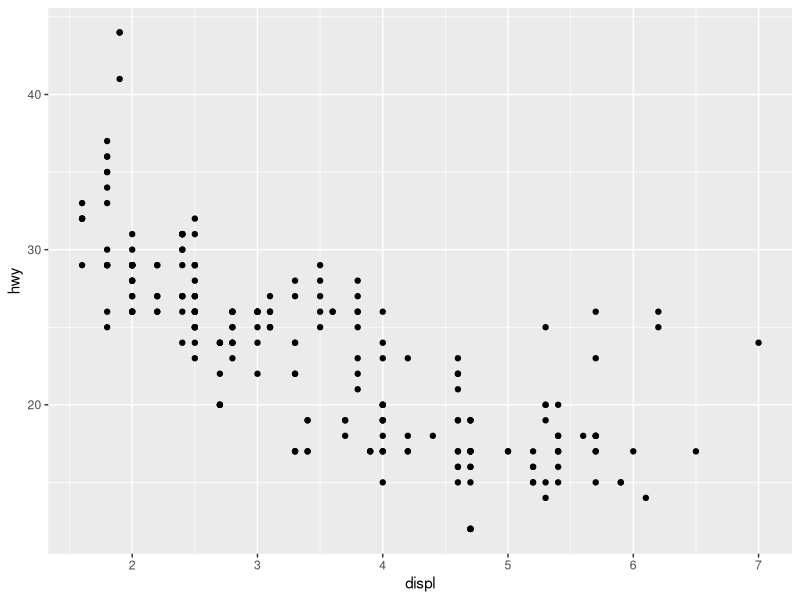
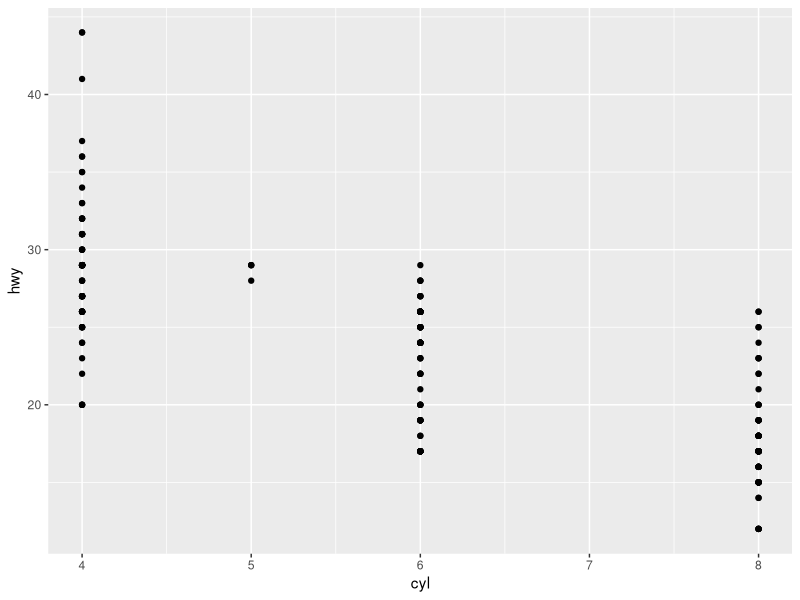
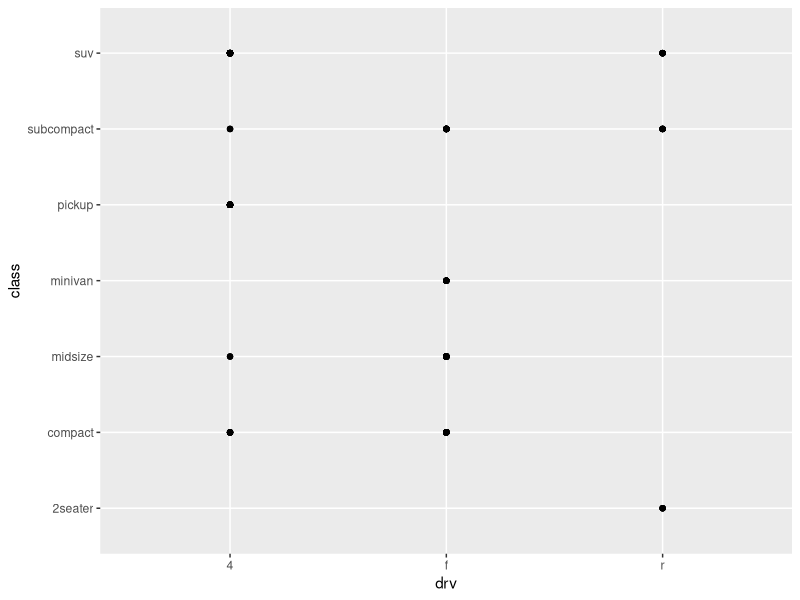
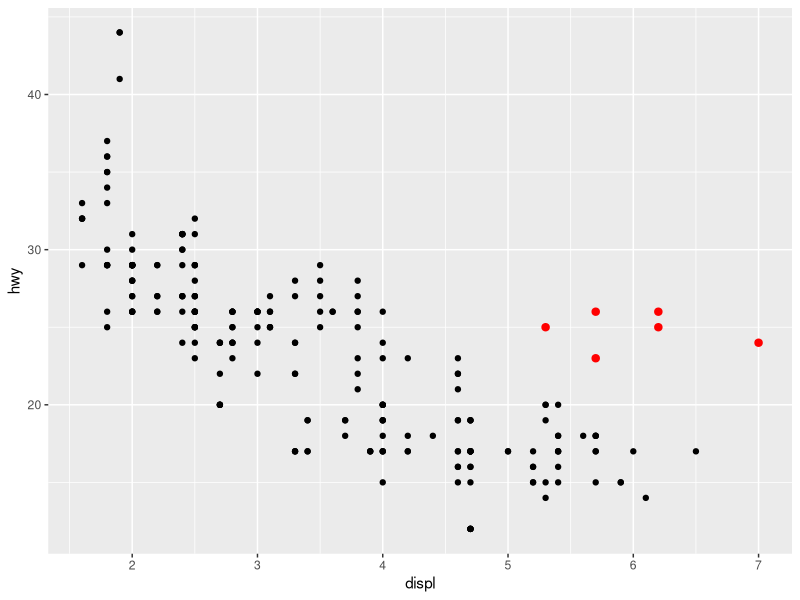
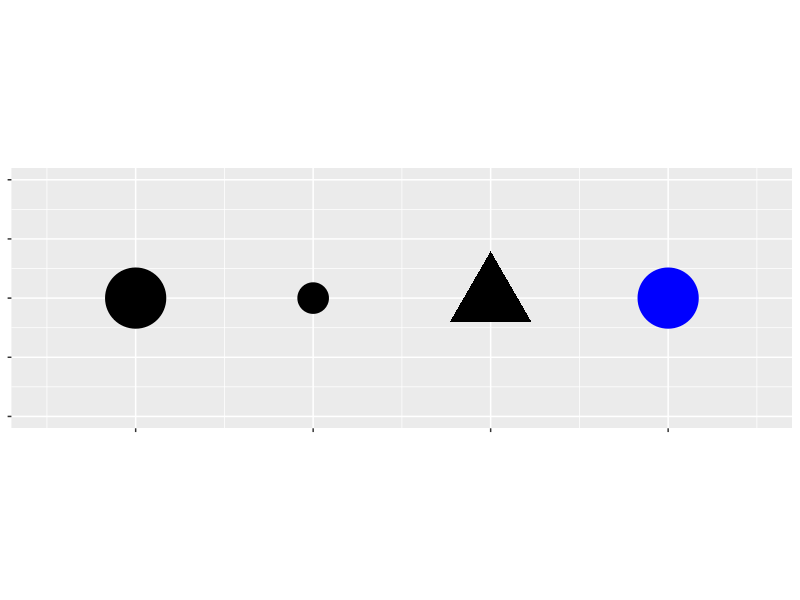
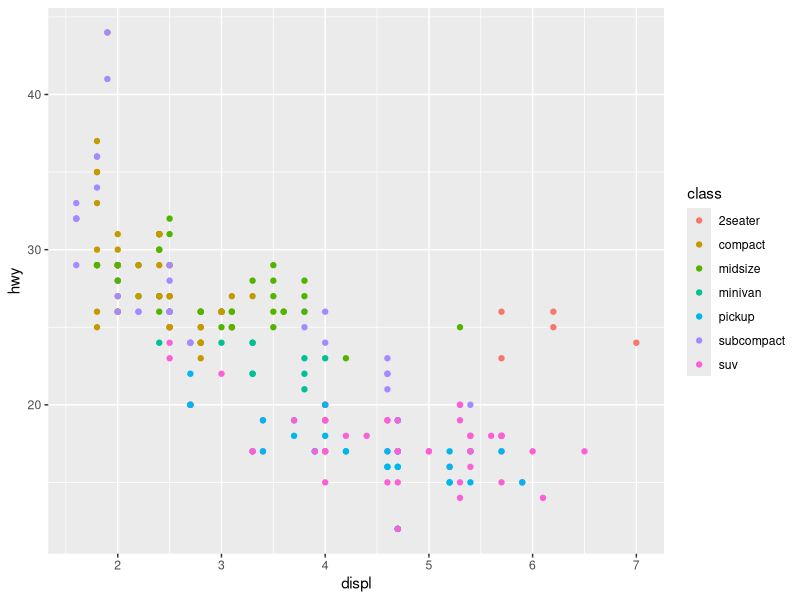
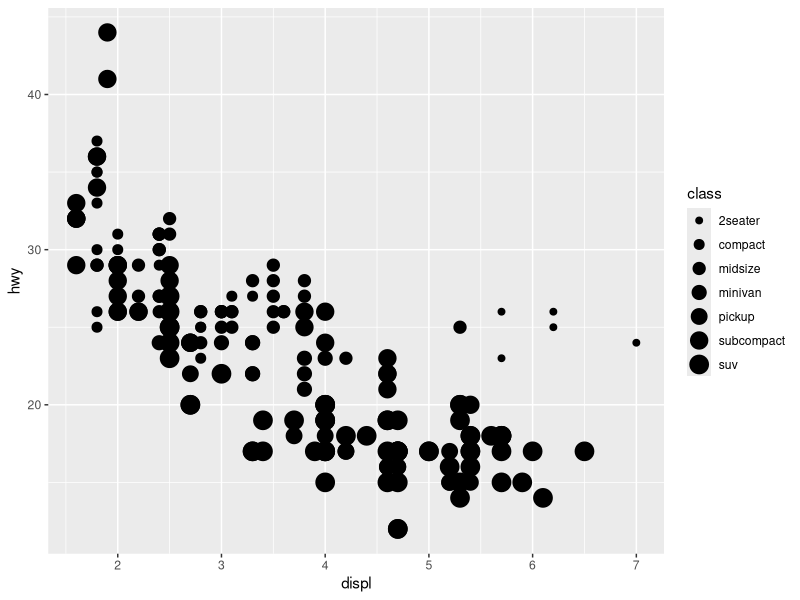
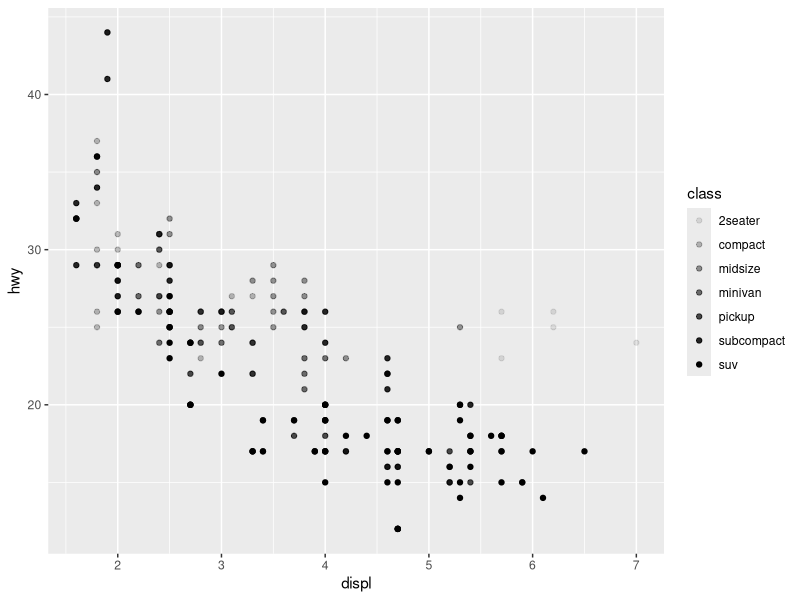

Recreate these plots in R, in order. (Note: this script raises an error after producing the figures.)
## ---- chunk 1
set.seed(1014)
options(digits = 3)

knitr::opts_chunk$set(comment = "#>",collapse = TRUE,cache = TRUE,out.width = "70%",fig.align = 'center',fig.width = 6,fig.asp = 0.618)

options(dplyr.print_min = 6, dplyr.print_max = 6)
## ---- chunk 2
library(tidyverse)
## ---- chunk 3
mpg
## ---- chunk 4
ggplot(data = mpg) + 
  geom_point(mapping = aes(x = displ, y = hwy))
## ---- chunk 5
dim(mpg)
## ---- chunk 6
?mpg
## ---- chunk 7
ggplot(mpg) +
  geom_point(aes(cyl, hwy))
## ---- chunk 8
ggplot(mpg) +
  geom_point(aes(drv, class)) # Informs of existence, nothing more.
## ---- chunk 9
ggplot(data = mpg, mapping = aes(x = displ, y = hwy)) +
  geom_point() + 
  geom_point(data = dplyr::filter(mpg, displ > 5, hwy > 20), colour = "red", size = 2.2)
## ---- chunk 10
ggplot() +
  geom_point(aes(1, 1), size = 20) +
  geom_point(aes(2, 1), size = 10) + 
  geom_point(aes(3, 1), size = 20, shape = 17) + 
  geom_point(aes(4, 1), size = 20, colour = "blue") + 
  scale_x_continuous(NULL, limits = c(0.5, 4.5), labels = NULL) + 
  scale_y_continuous(NULL, limits = c(0.9, 1.1), labels = NULL) + 
  theme(aspect.ratio = 1/3)
## ---- chunk 11
ggplot(data = mpg) + 
  geom_point(mapping = aes(x = displ, y = hwy, color = class))
## ---- chunk 12
ggplot(data = mpg) + 
  geom_point(mapping = aes(x = displ, y = hwy, size = class))
## ---- chunk 13
# Left
ggplot(data = mpg) + 
  geom_point(mapping = aes(x = displ, y = hwy, alpha = class))

# Right
ggplot(data = mpg) + 
  geom_point(mapping = aes(x = displ, y = hwy, shape = class))
## ---- chunk 14
ggplot(data = mpg) + 
  geom_point(mapping = aes(x = displ, y = hwy), color = "blue")
## ---- chunk 15
    ggplot(data = mpg) + 
      geom_point(mapping = aes(x = displ, y = hwy, color = "blue"))
## ---- chunk 16
ggplot(data = mpg) + 
  geom_point(mapping = aes(x = displ, y = hwy), color = "blue")
## ---- chunk 17
str(mpg) # all vars are categorical except cty and hwy
## ---- chunk 18
ggplot(mpg) +
  geom_point(aes(displ, cty, color = hwy))
## ---- chunk 19
ggplot(mpg) +
  geom_point(aes(displ, cty, size = hwy))
## ---- chunk 20
ggplot(data = mpg) + 
  geom_point(mapping = aes(x = displ, y = hwy)) + 
  facet_wrap(~ class, nrow = 2)
## ---- chunk 21
ggplot(data = mpg) + 
  geom_point(mapping = aes(x = displ, y = hwy)) + 
  facet_grid(drv ~ cyl)
## ---- chunk 22
    ggplot(data = mpg) + 
      geom_point(mapping = aes(x = drv, y = cyl))
## ---- chunk 23
    ggplot(data = mpg) + 
      geom_point(mapping = aes(x = displ, y = hwy)) +
      facet_grid(drv ~ .)
    
    ggplot(data = mpg) + 
      geom_point(mapping = aes(x = displ, y = hwy)) +
      facet_grid(. ~ cyl)
## ---- chunk 24
    ggplot(data = mpg) + 
      geom_point(mapping = aes(x = displ, y = hwy)) + 
      facet_wrap(~ class, nrow = 2)
## ---- chunk 25
ggplot(data = mpg) + 
  geom_point(mapping = aes(x = displ, y = hwy))

ggplot(data = mpg) + 
  geom_smooth(mapping = aes(x = displ, y = hwy))
## ---- chunk 26
# left
ggplot(data = mpg) + 
  geom_point(mapping = aes(x = displ, y = hwy))

# right
ggplot(data = mpg) + 
  geom_smooth(mapping = aes(x = displ, y = hwy))
## ---- chunk 27
ggplot(data = mpg) + 
  geom_smooth(mapping = aes(x = displ, y = hwy, linetype = drv))
## ---- chunk 28
ggplot(data = mpg, mapping = aes(x = displ, y = hwy, color = drv)) + 
  geom_point() +
  geom_smooth(mapping = aes(linetype = drv))
## ---- chunk 29
ggplot(data = mpg) +
  geom_smooth(mapping = aes(x = displ, y = hwy))
              
ggplot(data = mpg) +
  geom_smooth(mapping = aes(x = displ, y = hwy, group = drv))
    
ggplot(data = mpg) +
  geom_smooth(
    mapping = aes(x = displ, y = hwy, color = drv),
    show.legend = FALSE
  )
## ---- chunk 30
ggplot(data = mpg) + 
  geom_point(mapping = aes(x = displ, y = hwy)) +
  geom_smooth(mapping = aes(x = displ, y = hwy))
## ---- chunk 31
ggplot(data = mpg, mapping = aes(x = displ, y = hwy)) + 
  geom_point(mapping = aes(color = class)) + 
  geom_smooth()
## ---- chunk 32
ggplot(data = mpg, mapping = aes(x = displ, y = hwy)) + 
  geom_point(mapping = aes(color = class)) + 
  geom_smooth(data = filter(mpg, class == "subcompact"), se = FALSE)
## ---- chunk 33
    ggplot(data = mpg, mapping = aes(x = displ, y = hwy)) + 
      geom_point() + 
      geom_smooth(se = FALSE)
    ggplot(data = mpg, mapping = aes(x = displ, y = hwy)) + 
      geom_smooth(aes(group = drv), se = FALSE) +
      geom_point()
    ggplot(data = mpg, mapping = aes(x = displ, y = hwy, color = drv)) + 
      geom_point() + 
      geom_smooth(se = FALSE)
    ggplot(data = mpg, mapping = aes(x = displ, y = hwy)) + 
      geom_point(aes(color = drv)) + 
      geom_smooth(se = FALSE)
    ggplot(data = mpg, mapping = aes(x = displ, y = hwy)) + 
      geom_point(aes(color = drv)) +
      geom_smooth(aes(linetype = drv), se = FALSE)
    ggplot(data = mpg, mapping = aes(x = displ, y = hwy)) + 
      geom_point(size = 4, colour = "white") + 
      geom_point(aes(colour = drv))
## ---- chunk 34
ggplot(data = diamonds) + 
  geom_bar(mapping = aes(x = cut))
## ---- chunk 35
knitr::include_graphics("images/visualization-stat-bar.png")
## ---- chunk 36
ggplot(data = diamonds) + 
  stat_count(mapping = aes(x = cut))
## ---- chunk 37
    demo <- tribble(
      ~cut,         ~freq,
      "Fair",       1610,
      "Good",       4906,
      "Very Good",  12082,
      "Premium",    13791,
      "Ideal",      21551
    )
    
    ggplot(data = demo) +
      geom_bar(mapping = aes(x = cut, y = freq), stat = "identity")
## ---- chunk 38
    ggplot(data = diamonds) + 
      geom_bar(mapping = aes(x = cut, y = ..prop.., group = 1))
## ---- chunk 39
    ggplot(data = diamonds) + 
      stat_summary(
        mapping = aes(x = cut, y = depth),
        fun.ymin = min,
        fun.ymax = max,
        fun.y = median
      )
## ---- chunk 40
ggplot(data = diamonds) + 
  geom_bar(mapping = aes(x = cut, colour = cut))
ggplot(data = diamonds) + 
  geom_bar(mapping = aes(x = cut, fill = cut))
## ---- chunk 41
ggplot(data = diamonds) + 
  geom_bar(mapping = aes(x = cut, fill = clarity))
## ---- chunk 42
    ggplot(data = diamonds, mapping = aes(x = cut, fill = clarity)) + 
      geom_bar(alpha = 1/5, position = "identity")
    ggplot(data = diamonds, mapping = aes(x = cut, colour = clarity)) + 
      geom_bar(fill = NA, position = "identity")
## ---- chunk 43
    ggplot(data = diamonds) + 
      geom_bar(mapping = aes(x = cut, fill = clarity), position = "fill")
## ---- chunk 44
    ggplot(data = diamonds) + 
      geom_bar(mapping = aes(x = cut, fill = clarity), position = "dodge")
## ---- chunk 45
ggplot(data = mpg) + 
  geom_point(mapping = aes(x = displ, y = hwy))
## ---- chunk 46
ggplot(data = mpg) + 
  geom_point(mapping = aes(x = displ, y = hwy), position = "jitter")
## ---- chunk 47
    ggplot(data = mpg, mapping = aes(x = cty, y = hwy)) + 
      geom_point()
## ---- chunk 48
    ggplot(data = mpg, mapping = aes(x = class, y = hwy)) + 
      geom_boxplot()
    ggplot(data = mpg, mapping = aes(x = class, y = hwy)) + 
      geom_boxplot() +
      coord_flip()
## ---- chunk 49
    nz <- map_data("nz")

    ggplot(nz, aes(long, lat, group = group)) +
      geom_polygon(fill = "white", colour = "black")

    ggplot(nz, aes(long, lat, group = group)) +
      geom_polygon(fill = "white", colour = "black") +
      coord_quickmap()
## ---- chunk 50
    bar <- ggplot(data = diamonds) + 
      geom_bar(
        mapping = aes(x = cut, fill = cut), 
        show.legend = FALSE,
        width = 1
      ) + 
      theme(aspect.ratio = 1) +
      labs(x = NULL, y = NULL)
    
    bar + coord_flip()
    bar + coord_polar()
## ---- chunk 51
    ggplot(data = mpg, mapping = aes(x = cty, y = hwy)) +
      geom_point() + 
      geom_abline() +
      coord_fixed()
## ---- chunk 52
knitr::include_graphics("images/visualization-grammar-1.png")
## ---- chunk 53
knitr::include_graphics("images/visualization-grammar-2.png")
## ---- chunk 54
knitr::include_graphics("images/visualization-grammar-3.png")
